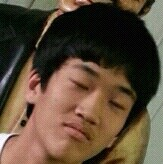
#> input picture Machine_Running/Learning/day10/IMAGE/1416295979013.jpeg, 163 x 164 px
$ python opencv_2.py
#> lines starting #> are read from the running program, lines starting #| are printed output that depends on the picture
import cv2
import matplotlib.pyplot as plt

img_name = './IMAGE/1416295979013.jpeg'
img_save = './IMAGE/1416295979013_resize.jpeg'
DEBUG = True

# 1. 이미지 읽기
img = cv2.imread(img_name)
#> img is the input picture: shape (164, 163, 3); mean B, G, R 55.8, 73.7, 91.3

# 2. 이미지 변경 및 저장
im2 = cv2.resize(img, (500, 500))
ret = cv2.imwrite(img_save, im2)

if DEBUG:
    print('ret = {}'.format(ret))
#| ret = True
if ret:
    plt.imshow(cv2.cvtColor(im2, cv2.COLOR_BGR2RGB))
    plt.show()
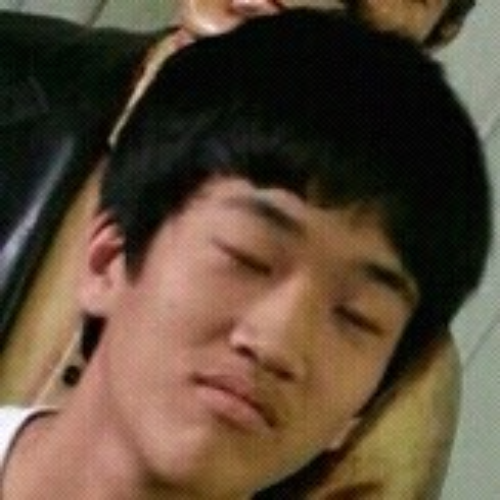
#> shown: shape (500, 500, 3); mean R, G, B 91.2, 73.5, 55.7
else:
    print('--SAVE FAIL')
